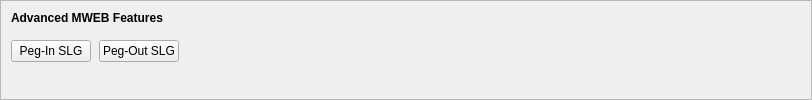
    <widget class="QFrame" name="frameMWEBFeatures">
     <property name="sizePolicy">
      <sizepolicy hsizetype="Expanding" vsizetype="Expanding">
       <horstretch>0</horstretch>
       <verstretch>0</verstretch>
      </sizepolicy>
     </property>
     <property name="maximumSize">
      <size>
       <width>16777215</width>
       <height>16777215</height>
      </size>
     </property>
     <property name="frameShape">
      <enum>QFrame::StyledPanel</enum>
     </property>
     <property name="frameShadow">
      <enum>QFrame::Sunken</enum>
     </property>
     <layout class="QVBoxLayout" name="verticalLayoutMWEBFeatures2">
      <property name="spacing">
       <number>0</number>
      </property>
      <property name="leftMargin">
       <number>0</number>
      </property>
      <property name="topMargin">
       <number>0</number>
      </property>
      <property name="rightMargin">
       <number>0</number>
      </property>
      <property name="bottomMargin">
       <number>6</number>
      </property>
      <item>
       <layout class="QVBoxLayout" name="verticalLayoutMWEBFeatures" stretch="0,0,1">
        <property name="spacing">
         <number>0</number>
        </property>
        <property name="leftMargin">
         <number>10</number>
        </property>
        <property name="topMargin">
         <number>10</number>
        </property>
        <item>
         <layout class="QHBoxLayout" name="horizontalLayoutMWEBFeatures1">
          <property name="bottomMargin">
           <number>15</number>
          </property>
          <item>
           <widget class="QLabel" name="labelMWEBFeatures">
            <property name="sizePolicy">
             <sizepolicy hsizetype="Preferred" vsizetype="Maximum">
              <horstretch>0</horstretch>
              <verstretch>0</verstretch>
             </sizepolicy>
            </property>
            <property name="font">
             <font>
              <weight>75</weight>
              <bold>true</bold>
             </font>
            </property>
            <property name="styleSheet">
             <string notr="true">font-weight:bold;</string>
            </property>
            <property name="text">
             <string>Advanced MWEB Features</string>
            </property>
           </widget>
          </item>
         </layout>
        </item>
        <item>
         <layout class="QHBoxLayout" name="horizontalLayoutMWEBFeatures2" stretch="0,0,0">
          <property name="spacing">
           <number>8</number>
          </property>
          <property name="bottomMargin">
           <number>10</number>
          </property>
          <item>
           <widget class="QPushButton" name="pushButtonMWEBPegIn">
            <property name="styleSheet">
             <string notr="true"/>
            </property>
            <property name="text">
             <string>Peg-In SLG</string>
            </property>
            <property name="checkable">
             <bool>true</bool>
            </property>
            <property name="autoDefault">
             <bool>false</bool>
            </property>
           </widget>
          </item>
          <item>
           <widget class="QPushButton" name="pushButtonMWEBPegOut">
            <property name="styleSheet">
             <string notr="true"/>
            </property>
            <property name="text">
             <string>Peg-Out SLG</string>
            </property>
            <property name="checkable">
             <bool>true</bool>
            </property>
            <property name="autoDefault">
             <bool>false</bool>
            </property>
           </widget>
          </item>
          <item>
           <spacer name="horizontalSpacerMWEBFeatures">
            <property name="orientation">
             <enum>Qt::Horizontal</enum>
            </property>
            <property name="sizeHint" stdset="0">
             <size>
              <width>40</width>
              <height>1</height>
             </size>
            </property>
           </spacer>
          </item>
         </layout>
        </item>
        <item>
         <spacer name="verticalSpacerMWEBFeatures">
          <property name="orientation">
           <enum>Qt::Vertical</enum>
          </property>
          <property name="sizeHint" stdset="0">
           <size>
            <width>800</width>
            <height>1</height>
           </size>
          </property>
         </spacer>
        </item>
       </layout>
      </item>
     </layout>
    </widget>
